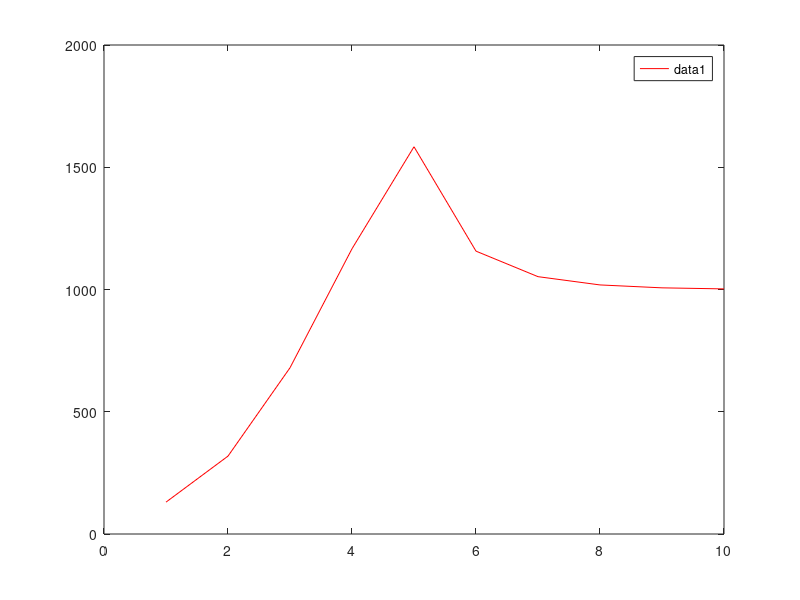

The MATLAB source for this figure: (Note: this script raises an error after producing the figure.)
N0=50; % pocetni broj jedinki u populaciji
K=1000; % maksimalni broj jedinki
K0=2*K; % maksimalni broj jedniki za vreme zakupa
p=1; % prirodni prirastaj
r=p; % reproduktivna stopa
t0=1; % pocetno vreme
h=1; % korak
tmax=10; % kraj intervala
N=zeros(10,10); % matrica broja jedinki nakon svake godine i za svaku godinu zakupa
poslednje=50;


% primena Verhulstovog (logistickog) modela

for vreme_zakupa=1:1:10
    poslednje=50;
    for t=t0:h:tmax
        if vreme_zakupa<=t && vreme_zakupa+5>t
            N(vreme_zakupa,t)=K0/(1+(K0/poslednje-1)*exp(-r));
            poslednje=N(vreme_zakupa,t);
        else
            N(vreme_zakupa,t)=K/(1+(K/poslednje-1)*exp(-r));
            poslednje=N(vreme_zakupa,t);
        end
    end
end


% racunanje najveceg broja zivotinja posle 10. godine i vremena zakupa kada se ostvaruje najveci broj zivotinja posle 10. godine

max_posle_10=0;
max_i_posle_10=-1;
maksimumi=zeros(10,1);

fprintf('Broj zivotinja nakon svake godine,za svaku mogucu godinu zakupa zemljista:\n');
for i=1:10
    maksimumi(i)=N(i,end);
    if N(i,end)>max_posle_10
        max_posle_10=N(i,end);
        max_i_posle_10=i;
    end
    fprintf('N%d:[',i);
    fprintf('%.3f, ',N(i,1:end-1));
    fprintf('%.3f]\n',N(i,end));
end

fprintf('Najveci broj zivotinja posle 10 godina ce biti kada poljoprivrednik zakupi zemljiste posle %d. godine i taj broj zivotinja ce biti %.3f.\n',max_i_posle_10-1,max_posle_10);


% racunanje najveceg prosecnog broja zivotinja u toku 10 godina i vremena zakupa kada se ostvaruje najveci prosecan broj zivotinja

max_prosek=0;
max_i_prosek=-1;
suma=0;
prosek=0;
proseci=zeros(10,1);

for i=1:10
	suma=0;
	for j=1:10
		suma=suma+N(i,j);
	end
	prosek=suma/10;
    proseci(i)=prosek;
	if prosek>max_prosek
		max_prosek=prosek;
		max_i_prosek=i;
	end
end

fprintf('Najveci prosecan broj zivotinja u toku 10 godina ce biti kada poljoprivrednik zakupi zemljiste posle %d. godine i taj broj zivotinja ce biti %.3f.\n',max_i_prosek-1,max_prosek);


% grafik zavisnosti broja zivotinja tokom svih 10 godina od godine zakupa zemljista

boje={'red','green','blue','cyan','magenta','yellow','black',[0.4660 0.6740 0.1880],[0.8500 0.3250 0.0980],[0 0.4470 0.7410]};
t=t0:h:tmax;
figure
for i=1:10
	plot(t,N(i,:),'color',boje{i});
    hold on
	lgd=legend(gca);
    txt=sprintf('Zakup posle %d. godine',i-1);
    lgd.String{i}=txt;
end
lgd.Location='southeast';
set(lgd,'fontsize',8);
title('Grafik broja zivotinja tokom vremena u zavisnosti od godine zakupa');
xlabel('Godina');
ylabel('Broj zivotinja');


% bar plot prosecnog broja zivotinja u periodu od 10 godina u zavisnosti od godine zakupa zemljista

figure
b1=bar(t,proseci);
xlabel('Godina zakupa');
ylabel('Prosecan broj zivotinja');
ylim([0,1300]);
xtips1=b1(1).XEndPoints;
ytips1=b1(1).YEndPoints;
labels1=compose("%.3f",string(b1(1).YData));
text(xtips1,ytips1,labels1,'HorizontalAlignment','center','VerticalAlignment','bottom','Fontsize',7);
title('Prosecan broj zivotinja u zavisnosti od vremena zakupa');
b1.BarWidth=0.7;


% bar plot broja zivotinja posle 10. godine u zavisnosti od godine zakupa zemljista

figure
b2=bar(t,maksimumi);
xlabel('Godina zakupa');
ylabel('Broj zivotinja');
ylim([0,2200]);
xtips2=b2(1).XEndPoints;
ytips2=b2(1).YEndPoints;
labels2=compose("%.3f",string(b2(1).YData));
text(xtips2,ytips2,labels2,'HorizontalAlignment','center','VerticalAlignment','bottom','Fontsize',7);
title('Broj zivotinja posle posle 10. godine u zavisnosti od vremena zakupa');
b2.BarWidth=0.7;
